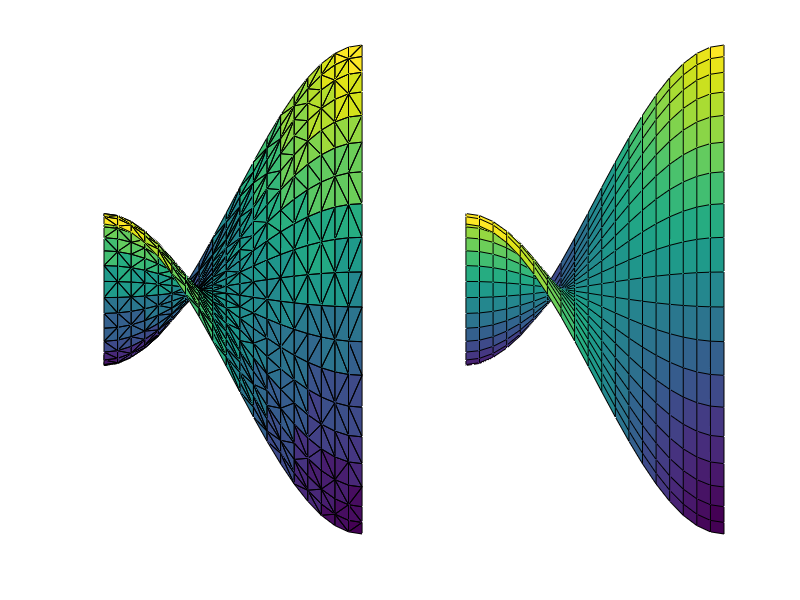

Write the MATLAB code that produced this figure. (Note: this script raises an error after producing the figure.)
disp('busy');clear all;close all;

%%%%%%%%%%%%%%%%%%%%%%%%%%%%%%%%%%%%%%%%%%%%%%%%%%%%%%%%%%%%%%%%%%%%%%%%%%%%%%%%%%%%%

total_iterations = 100;
delta_t = 1e-3;

N = 20;
diffusion_speed = 1;

%%%%%%%%%%%%%%%%%%%%%%%%%%%%%%%%%%%%%%%%%%%%%%%%%%%%%%%%%%%%%%%%%%%%%%%%%%%%%%%%%%%%%

axis_values = [0 1 0 1 -1 1];

FEM_angle = [0,30];
movie_period = 1;
frame_counter = 0;

%%%%%%%%%%%%%%%%%%%%%%%%%%%%%%%%%%%%%%%%%%%%%%%%%%%%%%%%%%%%%%%%%%%%%%%%%%%%%%%%%%%%%

xy_min = 0;
xy_max = 1;

x = linspace(xy_min,xy_max,N);
y = linspace(xy_min,xy_max,N);

[x,y] = meshgrid(x,y);

x = x(:); y = y(:);

FEM_elements = delaunay(x,y);

node_positions = [x(:) y(:)];

%%%%%%%%%%%%%%%%%%%%%%%%%%%%%%%%%%%%%%%%%%%%%%%%%%%%%%%%%%%%%%%%%%%%%%%%%%%%%%%%%%%%%

Dpp = cos(pi*node_positions(:,1)).*cos(pi*node_positions(:,2));

%%%%%%%%%%%%%%%%%%%%%%%%%%%%%%%%%%%%%%%%%%%%%%%%%%%%%%%%%%%%%%%%%%%%%%%%%%%%%%%%%%%%%

screen_size = get(0,'screensize');
figure_position =...
	[(screen_size(3)-5/4*screen_size(4))/2 0 5/4*screen_size(4) screen_size(4)];

hf = figure('outerposition',figure_position,'color','white');
% ha = axes('outerposition',[0.3 0.1 0.4 0.8]);

subplot(1,2,1)
trisurf(FEM_elements,node_positions(:,1),node_positions(:,2),Dpp);
axis(axis_values);
axis off;
grid off;
view(FEM_angle);

subplot(1,2,2)
x_true = linspace(0,1,N);
y_true = linspace(0,1,N);

[x_true,y_true] = meshgrid(x_true,y_true);

z_true = cos(pi*x_true).*cos(pi*y_true);

surf(x_true,y_true,z_true);
axis(axis_values);
axis off;
grid off;
view(FEM_angle);
drawnow;

%%%%%%%%%%%%%%%%%%%%%%%%%%%%%%%%%%%%%%%%%%%%%%%%%%%%%%%%%%%%%%%%%%%%%%%%%%%%%%%%%%%%%

for iteration = 1:total_iterations

    previous_node_positions = node_positions;    

    [I,J,AV,MV] =...
        Stiff2D(delta_t,FEM_elements,node_positions,previous_node_positions);

    A = sparse(I,J,AV);
    M = sparse(I,J,MV);

    mass_matrix = M;
    lap_matrix = A;
        
    COEFF_MAT = mass_matrix + 0.5*delta_t*diffusion_speed*lap_matrix;
    rhs = (mass_matrix - 0.5*delta_t*diffusion_speed*lap_matrix)*Dpp;

%     COEFF_MAT = mass_matrix + delta_t*diffusion_speed*lap_matrix;
%     rhs = mass_matrix*Dpp;

    Dpp = COEFF_MAT\rhs;
    
    if ~rem(iteration,movie_period)
    
        subplot(1,2,1)
        cla;
        trisurf(FEM_elements,node_positions(:,1),node_positions(:,2),Dpp);
        axis(axis_values);
        axis off;
        grid off;
        view(FEM_angle);
        
        subplot(1,2,2)
        cla;
        z_true = cos(pi*x_true).*cos(pi*y_true).*exp(-2*pi^2*(delta_t*iteration));

        surf(x_true,y_true,z_true);
        axis(axis_values);
        axis off;
        grid off;
        view(FEM_angle);
        drawnow;
        
        frame_counter = frame_counter+1;
    
    end
        
    max_edge_length = sqrt(2*(mean(max(node_positions)-min(node_positions))/N).^2);
    max_node_speed =...
        max(sqrt(sum((node_positions-previous_node_positions).^2,2)))/delta_t;

end

N
sum(abs(Dpp-z_true(:)))/N

%%%%%%%%%%%%%%%%%%%%%%%%%%%%%%%%%%%%%%%%%%%%%%%%%%%%%%%%%%%%%%%%%%%%%%%%%%%%%%%%%%%%%